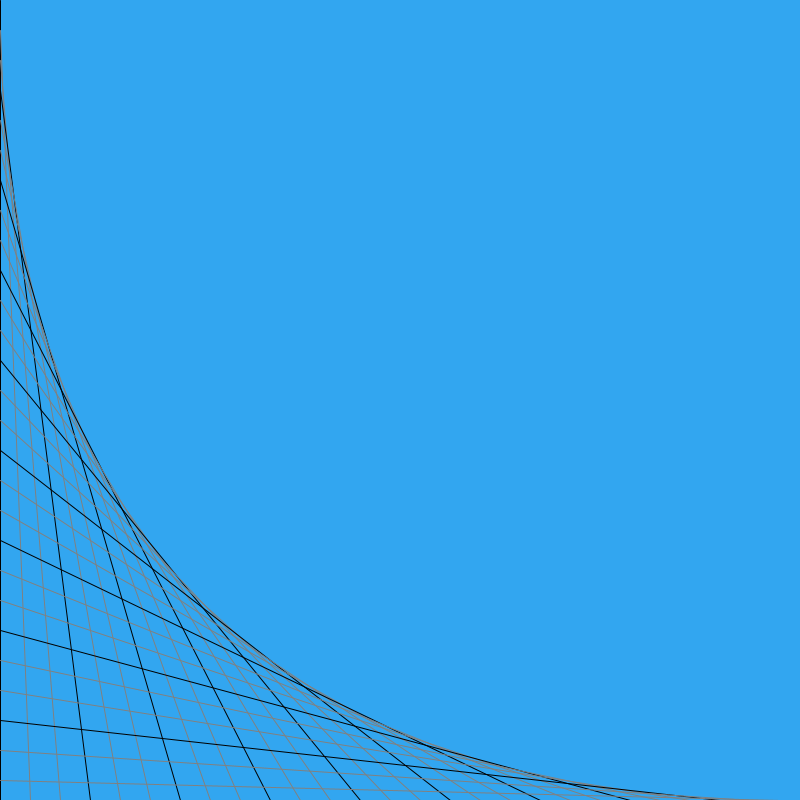
Frame 1 (no input)
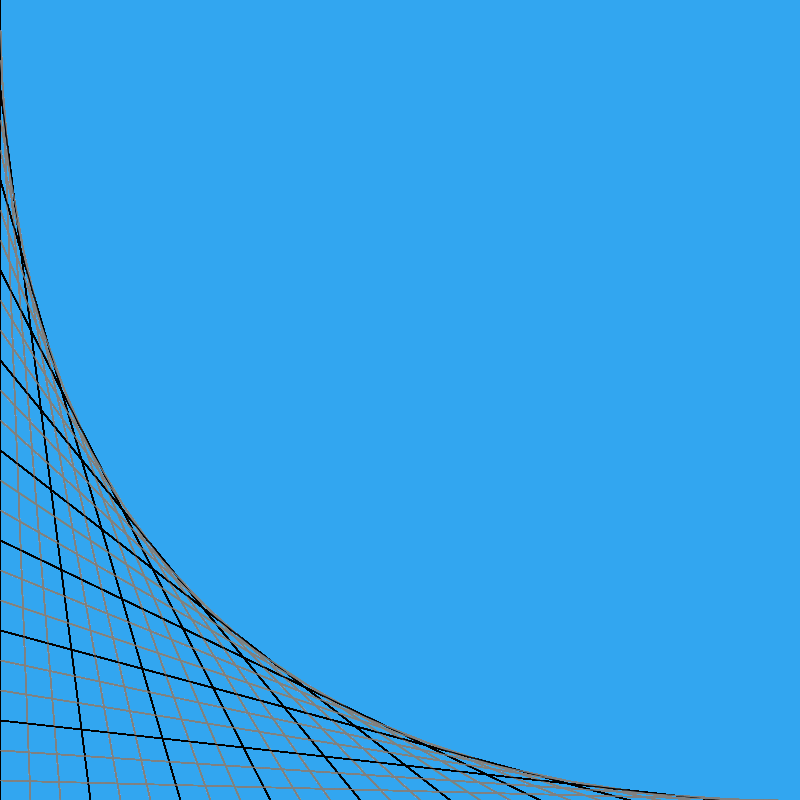
Frame 60 (the mouse pressed at the canvas centre just before this capture)
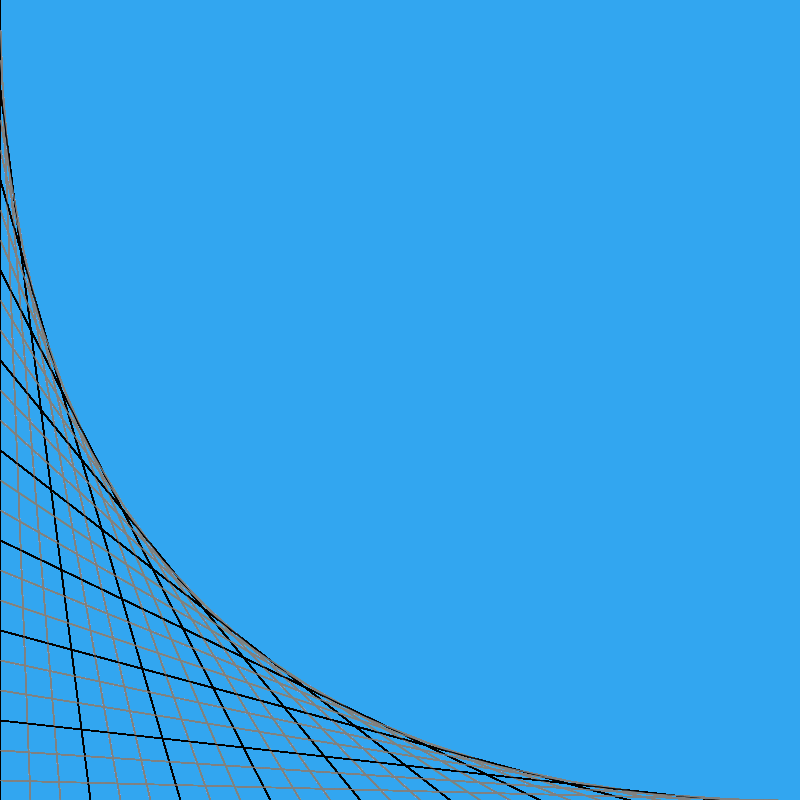
Frame 120 (the mouse held since frame 60 and released just before this capture)

The Processing sketch that drew these frames (run headless with seeded random() and noise(); from frame 60 on, the mouse is pressed at the canvas centre):

// Processing sketch: parabolicLines
// ── parabolicLines.pde


/*public class parabolicLines extends {

// Position is where in the graph the corner is placed
// axis 1/2 will be x and y axis size 
// number of lines will make the line distance

	public parabolicLines (position, axis1, axis2, numberOfLines) {
		
	}

} */


int lineDistance = 30;

void setup() {
	size(800, 800);
 	strokeWeight(1);
 	background(50, 166, 240);
}

void draw() {
	for (int i = 0; i < height; i += lineDistance) {
		if (i%(lineDistance*3) == 0) {
			stroke(0, 0, 0);
		}
		else {
			stroke(128);
		}
		line(0, i, i, height);
	}
}
